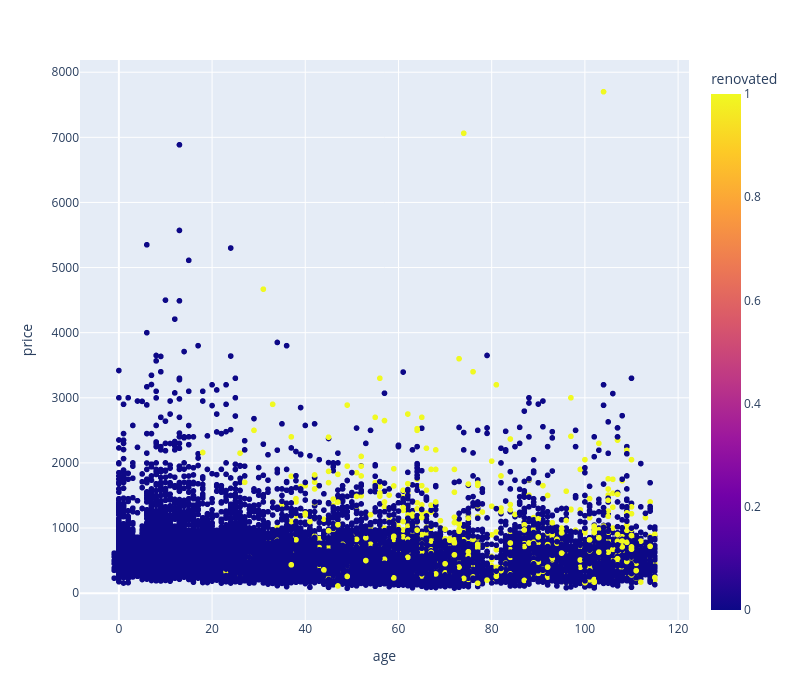

Source (notebook cell):
### Code cell
px.scatter(df, x='age', y='price', color='renovated', hover_data=['yr_renovated'],
           width=800, height=700)

### Figure 1 — Plotly figure (JSON) as saved in the notebook; plotly's stock layout.template omitted (floating-point values rounded to 4 significant figures; data arrays with more than 128 entries replaced by an {"elided": "..."} marker saying what was removed)
{"data": [{"customdata": {"elided": "21435x1 int values"}, "hovertemplate": "age=%{x}<br>price=%{y}<br>yr_renovated=%{customdata[0]}<br>renovated=%{marker.color}<extra></extra>", "legendgroup": "", "marker": {"color": {"elided": "21435 int values"}, "coloraxis": "coloraxis", "symbol": "circle"}, "mode": "markers", "name": "", "showlegend": false, "type": "scattergl", "x": {"elided": "21435 int values"}, "xaxis": "x", "y": {"elided": "21435 float values"}, "yaxis": "y"}], "layout": {"coloraxis": {"colorbar": {"title": {"text": "renovated"}}, "colorscale": [[0, "#0d0887"], [0.1111, "#46039f"], [0.2222, "#7201a8"], [0.3333, "#9c179e"], [0.4444, "#bd3786"], [0.5556, "#d8576b"], [0.6667, "#ed7953"], [0.7778, "#fb9f3a"], [0.8889, "#fdca26"], [1, "#f0f921"]]}, "height": 700, "legend": {"tracegroupgap": 0}, "margin": {"t": 60}, "width": 800, "xaxis": {"anchor": "y", "autorange": true, "domain": [0, 1], "range": [-8.345, 122.3], "title": {"text": "age"}, "type": "linear"}, "yaxis": {"anchor": "x", "autorange": true, "domain": [0, 1], "range": [-412.6, 8188.0], "title": {"text": "price"}, "type": "linear"}}}
